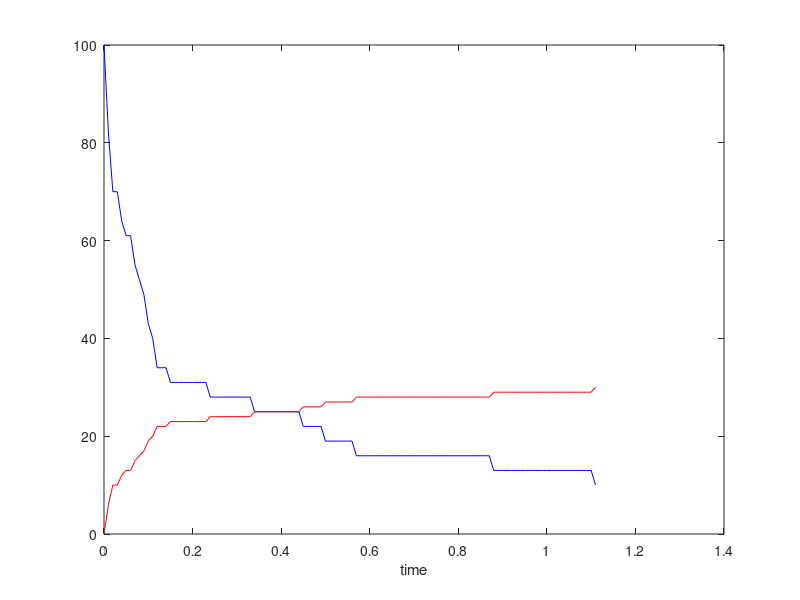

The MATLAB source for this figure: (Note: this script raises an error after producing the figure.)
%  3A --> D
% Simulating 3rd order kinetics using my agent-based algorithm.
% The integrated rate law for this rx is:
% A/Ao = sqrt( 1 / (2 * 3 * k * Ao^2 * t + 1))
% This is used to calculate the probability of rx for time duration dt.
% Notice that the stoichiometric coeeficient, 3, is omitted from the
% the expression for P, since P is evaluated for each molecule
% separately from the others, and the correct number of molecules is
% marked as reacted when rand < P.

% Author: Alex Plakantonakis,   Copyright (c) 2019.           License: GNU GPLv3

clear; clc;                             tic

global k dif_canon;       % Bimolecular microscopic kinetic constant [units: 1/sec];

dif_canon = 0;

% Avonum = 6.02e+23;      % Avogadro's number
% km = 1;      % Bimolecular molar kinetic constant [units: 1 /(M sec)];
% V = 10^-21;          % Volume in Liters
% k = km /(Avonum*V)^2;

k = 0.001;
%% Initial number of reactant molecules
agents = 100;
Ao = agents;                                Dmax = Ao;
% Arrays for tracking reactant and product agent status
A = ones(1,Ao);                             D = zeros(1,Dmax); 
% Initialize time-dependent sum of molecule numbers
At(1) = sum(A);                             Dt(1) = 0;

time(1) = 0;
t = 2;
dt = 1/100;                            % Fixed time step increment
% dt = 1 / (20*k*Ao^2);                   % Fixed time step increment
% The above equation for dt ensures that the initial probability is <1
% The factor of 20 is arbitrary and assures that P(1)<0.05

while At(t-1) > agents/10                     
%     dt = 10  / ( (At(t-1)-1) * (At(t-1)-2) );       % Variable time step increment

%     P(t-1) = k * (At(t-1)-1) * (At(t-1)-2) * dt;     % Differential form
    % Integrated form of P:
    P(t-1) = 1 - sqrt(1 / (2 * k * (At(t-1)-1) * (At(t-1)-2) * dt + 1));
    
    temp = find(A==1);
    for i = 1:size(temp,2)
        if A(temp(i))==1 && rand < P(t-1)
        % First IF condition ensures that an A agent has not already "died" in this time step
            A(temp(i)) = 0;           % First agent A dies
            temp2 = find(A==1);      
            x = ceil(rand(1,2)*size(temp2,2));  % Pick 2 A agents randomly
            A(temp2(x(1))) = 0;        % Second agent A dies
            A(temp2(x(2))) = 0;        % Third agent A dies
            D(temp(i)) = 1;            % Agent D is born!
        end
    end 
    time(t) = time(t-1) + dt;
    At(t) = sum(A);                     Dt(t) = sum(D);
    t = t + 1;
end

figure('Name','3rd Order Rx Time course','NumberTitle','off'); 
plot(time,At,'b',time,Dt,'r');             
xlabel('time');                                         hold on;

% Solve ODE for 3rd order kinetics - Plot Time Courses
tmax=time(t-1);
[ty,y_sol] = ode45(@o3_homo_dif,[0:tmax/100:tmax],[At(1) ; Dt(1)]);
scatter(ty,y_sol(:,1),'xb');                  
scatter(ty,y_sol(:,2),'xr');

legend('A','D');                            hold off;

clear temp temp2 x i;
toc

% Result: 
% - It works for both fixed and variable time step increments. 
% - Works for both the differential and integrated rate law forms
% of the transition probability.
% - Simulation is a little faster when using the integrated form of P
% (surprisingly, compared to previous observations for 1st order rxs)
% by approx. 15%. 
